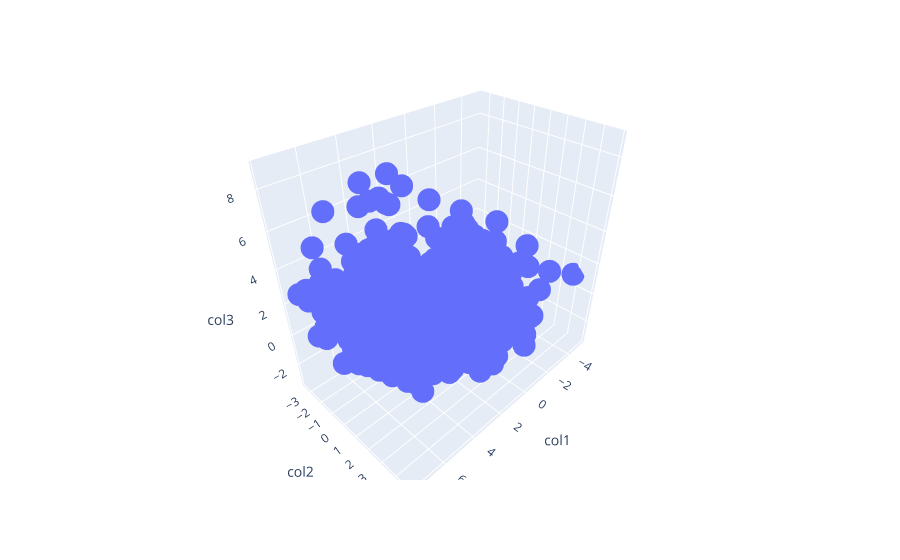

The notebook cell saved with this chart:
### Code cell
px.scatter_3d(data_frame=scaled_df, x = 'col1', y = 'col2', z = 'col3')

### Figure 1 — Plotly figure (JSON) as saved in the notebook; plotly's stock layout.template omitted (floating-point values rounded to 4 significant figures; data arrays with more than 128 entries replaced by an {"elided": "..."} marker saying what was removed)
{"data": [{"hovertemplate": "col1=%{x}<br>col2=%{y}<br>col3=%{z}<extra></extra>", "legendgroup": "", "marker": {"color": "#636efa", "symbol": "circle"}, "mode": "markers", "name": "", "scene": "scene", "showlegend": false, "type": "scatter3d", "x": {"elided": "2216 float values"}, "y": {"elided": "2216 float values"}, "z": {"elided": "2216 float values"}}], "layout": {"autosize": true, "legend": {"tracegroupgap": 0}, "margin": {"t": 60}, "scene": {"aspectmode": "auto", "aspectratio": {"x": 1.177, "y": 0.7632, "z": 1.113}, "domain": {"x": [0, 1], "y": [0, 1]}, "xaxis": {"title": {"text": "col1"}, "type": "linear"}, "yaxis": {"title": {"text": "col2"}, "type": "linear"}, "zaxis": {"title": {"text": "col3"}, "type": "linear"}}}}
